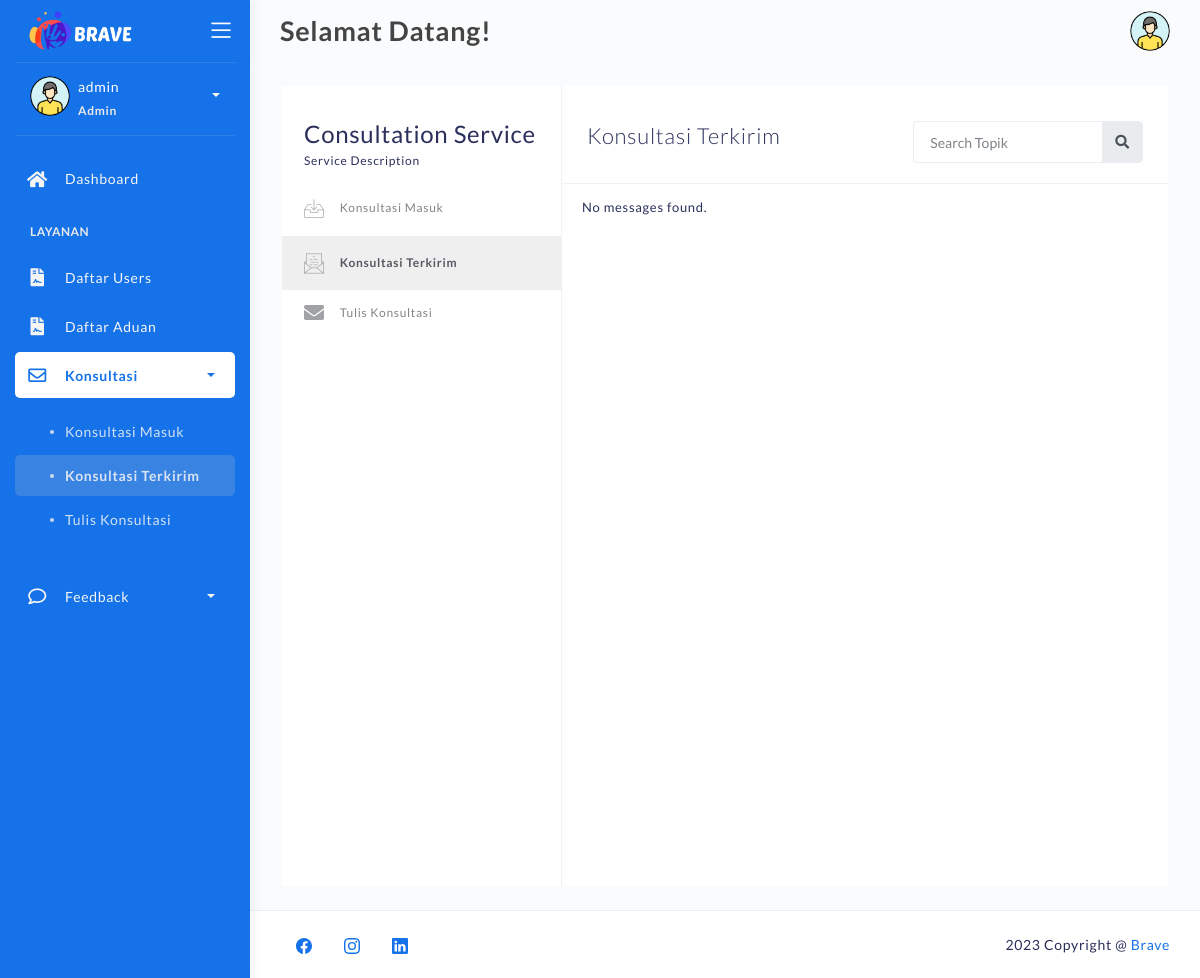
Page /konsultasi-sent-admin.php (signed in) on the earlier database version.
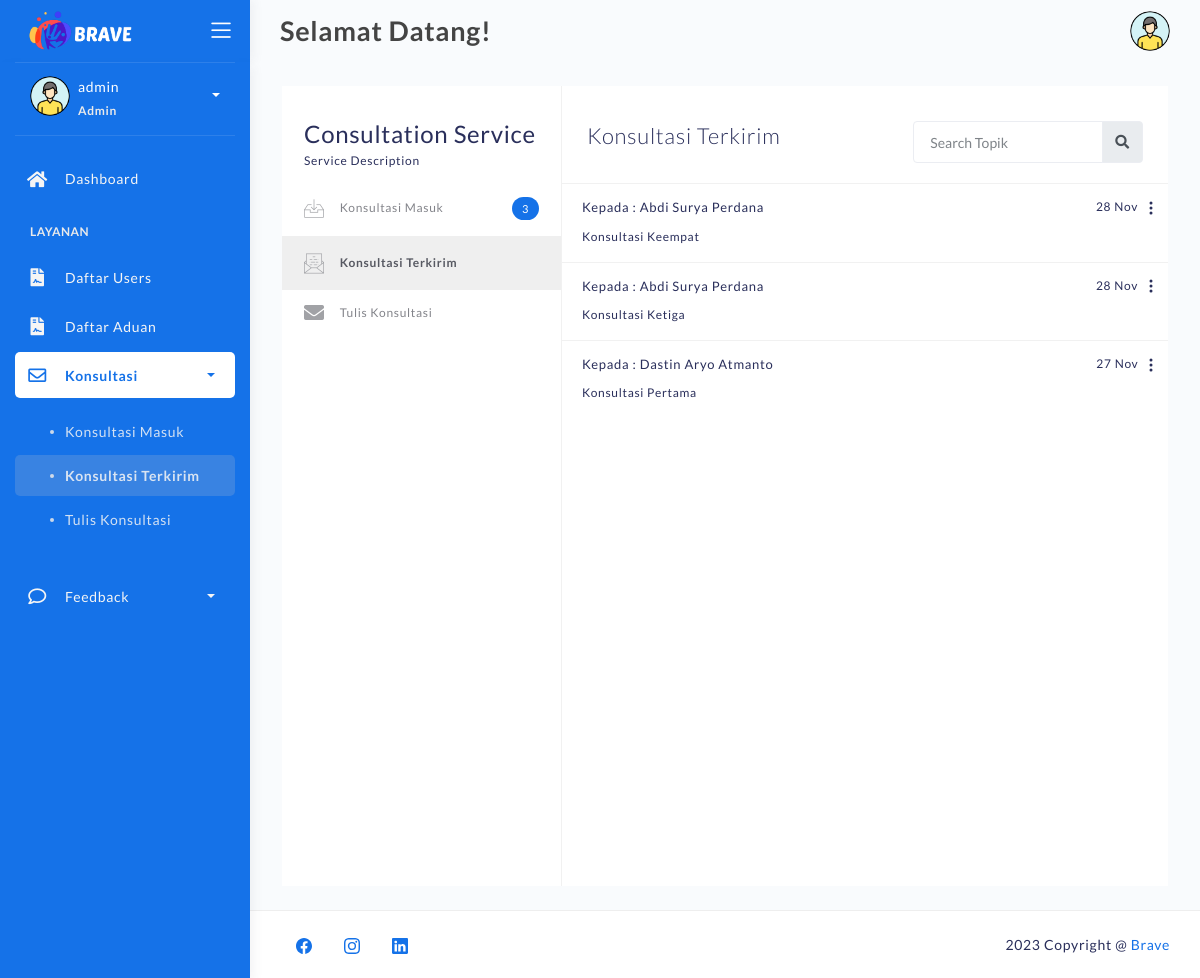
Same page on the later database version.
### tables this page shows
CREATE TABLE `konsultasi` (
  `id_konsul` varchar(50) NOT NULL,
  `pengirim` varchar(25) NOT NULL,
  `penerima` varchar(25) NOT NULL,
  `judul` varchar(255) NOT NULL,
  `pesan` text NOT NULL,
  `tgl_konsultasi` datetime NOT NULL,
  `is_read` varchar(10) NOT NULL
);

CREATE TABLE `users` (
  `nim` varchar(25) NOT NULL,
  `nama` varchar(255) NOT NULL,
  `fakultas` varchar(255) NOT NULL,
  `prodi` varchar(255) NOT NULL,
  `angkatan` varchar(255) NOT NULL
);

### konsultasi-sent-admin.php (the view, shortened to what the changed rows need)
<?php
	require 'backend/connection.php';
    if (!isset($_SESSION['username'])) {
        header("Location: login.php");
    }else if($_SESSION['hak']!='admin'){
		header("Location: backend/action-logout.php");
	}else{
		$login_id = $_SESSION['user_id'];
	}
?>
<!DOCTYPE html>
<html lang="en">
<head>
	<link rel="stylesheet" href="assets/css/bootstrap.min.css">
	<link rel="stylesheet" href="assets/css/atlantis.css">
	<link rel="stylesheet" href="assets/css/demo.css">
</head>
<body>
	<div class="wrapper fullheight-side">
		<div class="main-panel full-height">
			<div class="container container-full">
				<div class="page-inner">
					<div class="page-with-aside mail-wrapper bg-white">
					<div class="page-aside">
							<div class="aside-nav collapse" id="email-nav">
								<ul class="nav">
									<li>
										<a href="konsultasi-inbox-admin.php">
											<i class="flaticon-inbox"></i> Konsultasi Masuk
											<?php
												$sql_counter_konsul = "SELECT * FROM konsultasi WHERE NOT pengirim='$login_id' AND is_read='unread'";
												$result_counter_konsul = mysqli_query($koneksi, $sql_counter_konsul);
												if (mysqli_num_rows($result_counter_konsul) > 0) {
													$i=0;
													while ($row = mysqli_fetch_assoc($result_counter_konsul)) {
														$i++;
														}
													echo '
														<span class="badge badge-primary float-right">' . $i . '</span>
													';
												}
											?>
										</a>
									</li>
								</ul>
							</div>
						</div>
						<div class="page-content mail-content">
							<div class="inbox-body" style="padding-top:0;">
								<div class="email-list">
								<?php
									$sql = "SELECT * FROM konsultasi WHERE pengirim='$login_id' ORDER BY tgl_konsultasi DESC";
									$result = mysqli_query($koneksi, $sql);
									if (mysqli_num_rows($result) > 0) {
										while ($row = mysqli_fetch_assoc($result)) {
											$nim= $row['penerima'];
											$sql_user = "SELECT * FROM users WHERE nim='$nim'";
											$result_users = mysqli_query($koneksi, $sql_user);
											if (mysqli_num_rows($result_users) > 0){
												$row_users = mysqli_fetch_assoc($result_users);
												echo '
													<div class="email-list-item">
														<div class="email-list-detail" data-toggle="modal" data-target="#konsultasi-' . $row['id_konsul'] . '">
															<span class="date float-right">
																' . date("d M", strtotime($row["tgl_konsultasi"])) . '
															</span>
															<span class="from"> Kepada : ' .  $row_users['nama'] . '</span>
															<p class="msg">' . $row['judul'] . '</p>
														</div>
														<div id="navbarDropdown" role="button" data-toggle="dropdown" aria-haspopup="true" aria-expanded="false" style="color:sky blue; margin-left:5px; margin-right:-17px;">
															<svg xmlns="http://www.w3.org/2000/svg" width="16" height="16" fill="currentColor" class="bi bi-three-dots-vertical" viewBox="0 0 16 16">
																<path d="M9.5 13a1.5 1.5 0 1 1-3 0 1.5 1.5 0 0 1 3 0zm0-5a1.5 1.5 0 1 1-3 0 1.5 1.5 0 0 1 3 0zm0-5a1.5 1.5 0 1 1-3 0 1.5 1.5 0 0 1 3 0z"/>
															</svg>
														</div>
															<a class="dropdown-item" data-toggle="modal" data-target="#edit-konsultasi-' . $row['id_konsul'] . '">Edit</a>
															<a class="dropdown-item" href="backend/action-delete-sent-konsultasi.php?id=' . $row['id_konsul'] . '">Delete</a>
													</div>
													<div class="modal fade" id="konsultasi-' . $row['id_konsul'] . '" tabindex="-1" role="dialog" aria-labelledby="exampleModalCenterTitle" aria-hidden="true">
																	<h5 class="modal-title" id="exampleModalLongTitle" style="font-size:20px;">' . $row['judul'] . '</h5>
																	<p style="margin-bottom:1px;"><strong>Dari :</strong> ' . $login_id . '</p>
																	<p style="margin-bottom:10px;"><strong>Tanggal :</strong> ' . date("d M Y", strtotime($row['tgl_konsultasi'])) . '</p>
																	' . $row['pesan'] .'
													</div>
													<div class="modal fade" id="edit-konsultasi-' . $row['id_konsul'] . '" tabindex="-1" role="dialog" aria-labelledby="exampleModalCenterTitle" aria-hidden="true">
																	<h5 class="modal-title" id="editUserModalLabel">' . $row['judul'] . '</h5>
																	<form id="editKonsulForm-' . $row['id_konsul'] . '" action="backend/action-edit-konsultasi-admin.php" method="post">
																		<input type="text" class="form-control" id="id_konsul" name="id_konsul" value="' . $row["id_konsul"] . '" required hidden>
																			<input type="text" class="form-control" id="pesan" name="pesan" value="' . $row['pesan'] .'" required>
																	</form>
																	<button type="button" class="btn btn-primary" onclick="editKosul_' . $row["id_konsul"] . '()">Kirim</button>
													</div>
														function editKosul_' . $row["id_konsul"] . '() {
															document.getElementById("editKonsulForm-' . $row['id_konsul'] . '").submit();
												';
											}
										}
									} else {
										echo '
											<div class="email-list-item">
													<div class="email-list-detail">
														<span class="from">No messages found.</span>
													</div>
												</div>
										';
									}
									?>
								</div>
							</div>
						</div>
					</div>
				</div>
			</div>
		</div>
	</div>
</body>
</html>

Differences in the rows shown:
added konsultasi: tgl_konsultasi "28 Nov", users.nama "Abdi Surya Perdana", judul "Konsultasi Keempat"
added konsultasi: tgl_konsultasi "28 Nov", users.nama "Abdi Surya Perdana", judul "Konsultasi Ketiga"
added konsultasi: tgl_konsultasi "27 Nov", users.nama "Dastin Aryo Atmanto", judul "Konsultasi Pertama"
Other differences:
$i: (not shown) → "3"
text no longer shown: "No messages found."
